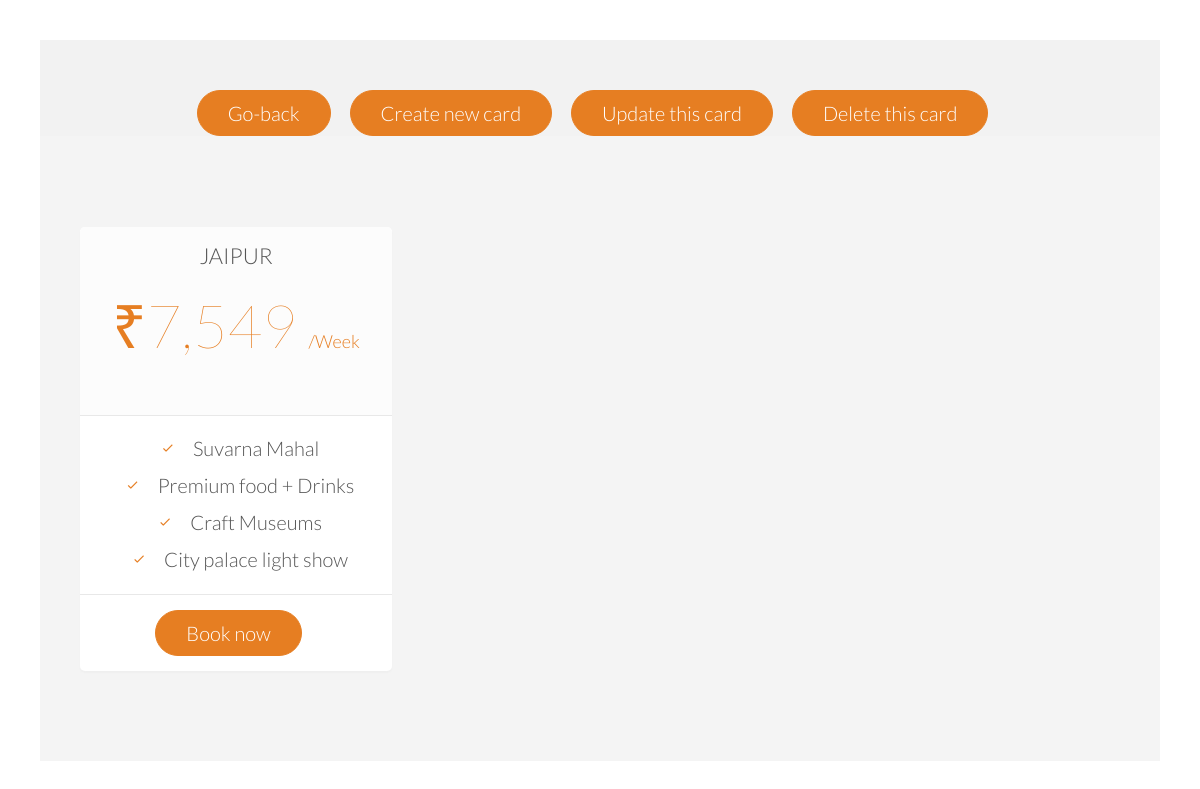
Screenshot of /post/4/ (signed in) with the database file from the repository.
### blog/models.py (models this page shows, shortened)
class Places(models.Model):
    id = models.CharField(primary_key=True,max_length=10)
    name = models.CharField(max_length=100)
    price = models.CharField(max_length=100)
    per = models.CharField(max_length=100)
    adv1 = models.CharField(max_length=100)
    adv2 = models.CharField(max_length=100)
    adv3 = models.CharField(max_length=100)
    adv4 = models.CharField(max_length=100)
    amount = models.IntegerField(default=0)

### blog/views.py (the view)
# urls.py: path('post/<str:pk>/', PostDetailView.as_view(), name='post-detail'),
class PostDetailView(DetailView):
    model = Places

### blog/templates/blog/places_detail.html
{% extends "blog/index.html" %}
{% block auth-index %}
{% load static %}
<div class="allitems" style="width:100%;  padding: 40px; text-align: center; margin-top:2px;margin-bottom:2px;margin:auto;">
<header style="background:rgba(0,0,0,0.05);height:10%;">
  <nav>
    <a href="{% url 'users-auth'%}" class="btn btn-full"  id="book-button" style="margin-top:50px;">Go-back</a>
    <a href="{% url 'post-create'%}" class="btn btn-full"  id="book-button" >Create new card</a>
    <a href="{% url 'post-update' object.id %}" class="btn btn-full"  id="book-button" >Update this card</a>
    <a href="{% url 'post-delete' object.id %}" class="btn btn-full"  id="book-button" >Delete this card</a>
  </nav>
</header>
  <section class="section-plans js--section-plans" id="plans">
          <div class="row">
          <div class="col span-1-of-3">
              <div class="plan-box js--wp-4">
                  <div>
                      <h3>{{ places.name }}</h3>
                      <p class="plan-price">{{ places.price }} <span>{{ places.per }}</span></p>
                      <br>
                      </div>
                  <div>
                      <ul>
                          <li><i class="ion-ios-checkmark-empty icon-small"></i>{{ places.adv1 }}</li>
                          <li><i class="ion-ios-checkmark-empty icon-small"></i>{{ places.adv2 }}</li>
                          <li><i class="ion-ios-checkmark-empty icon-small"></i>{{ places.adv3 }}</li>
                          <li><i class="ion-ios-checkmark-empty icon-small"></i>{{ places.adv4 }}</li>
                      </ul>
                  </div>
                  <div >
                      <a href="{% url 'users-register'%}" class="btn btn-full"  id="book-button" >Book now</a>
                  </div>
              </div>
          </div>
  </section>
  </div>
  {% endblock %}

### blog/static/resources/css/style.css (style rules this page uses)
* { margin: 0; padding: 0; box-sizing: border-box; }
html, body { background-color: #fff; color: #555; font-family: 'Lato', 'Arial', sans-serif; font-weight: 300; font-size: 20px; text-rendering: optimizeLegibility; overflow-x: hidden; }
.row { max-width: 1140px; margin: 0 auto; }
section { padding: 80px 0; }
h1, h2, h3 { font-weight: 300; text-transform: uppercase; }
h3 { font-size: 110%; margin-bottom: 15px; }
.icon-small { display: inline-block; width: 30px; text-align: center; color: #e67e22; font-size: 120%; margin-right: 10px; line-height: 120%; vertical-align: middle; margin-top: -5px; }
a:link, a:visited { color: #e67e22; text-decoration: none; padding-bottom: 1px; border-bottom: 1px solid #e67e22; -webkit-transition: border-bottom 0.2s, color 0.2s; transition: border-bottom 0.2s, color 0.2s; }
.btn:link, .btn:visited, input[type=submit] { display: inline-block; padding: 10px 30px; font-weight: 300; text-decoration: none; border-radius: 200px; -webkit-transition: background-color 0.2s, border 0.2s, color 0.2s; transition: background-color 0.2s, border 0.2s, color 0.2s; }
.btn-full:link, .btn-full:visited, input[type=submit] { background-color: #e67e22; border: 1px solid #e67e22; color: #fff; margin-right: 15px; }
header { background-image: -webkit-linear-gradient(rgba(0, 0, 0, 0.7), rgba(0, 0, 0, 0.7)), url(img/hero.jpg); background-image: linear-gradient(rgba(0, 0, 0, 0.7), rgba(0, 0, 0, 0.7)), url(img/hero.jpg); background-size: cover; background-position: center; height: 100vh; background-attachment: fixed; }
.section-plans { background-color: #f4f4f4; }
.plan-box { background-color: #fff; border-radius: 5px; width: 90%; margin-left: 5%; box-shadow: 0 2px 2px #efefef; }
.plan-box div { padding: 15px; border-bottom: 1px solid #e8e8e8; }
.plan-box div:first-child { background-color: #fcfcfc; border-top-left-radius: 5px; border-top-right-radius: 5px; }
.plan-box div:last-child { text-align: center; border: 0; }
.plan-price { font-size: 300%; margin-bottom: 10px; font-weight: 100; color: #e67e22; }
.plan-price span { font-size: 30%; font-weight: 300; }
.plan-box ul { list-style: none; }
.plan-box ul li { padding: 5px 0; }
.js--wp-4 { -webkit-animation-duration: 1s; animation-duration: 1s; }

### blog/static/resources/css/queries.css (style rules this page uses)
@media only screen and (max-width: 1200px) { .row { padding: 0 2%; } }

### rows the page displays
Places: name "JAIPUR", price "₹7,549", per "/Week", adv1 "Suvarna Mahal", adv2 "Premium food + Drinks", adv3 "Craft Museums", adv4 "City palace light show"
